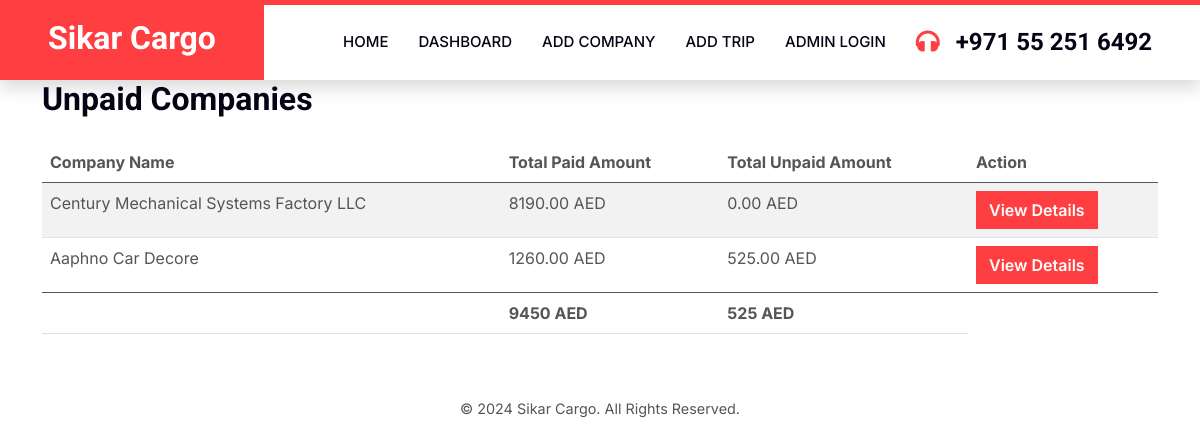
Before: /unpaid-companies/ with the older database file.
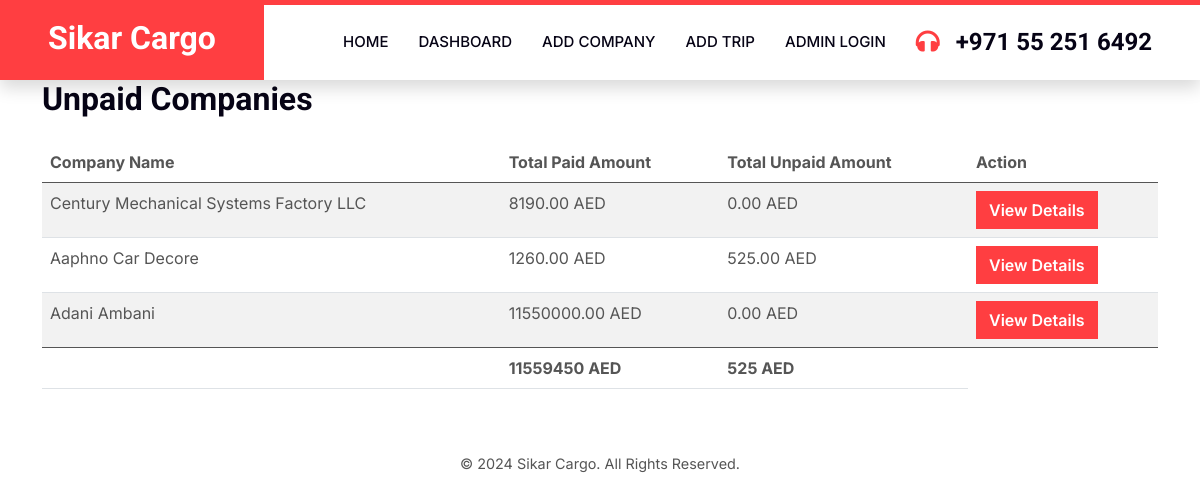
After: the same page with the newer database file.
### website/models.py (models this page shows, shortened)
class Company(models.Model):
    name = models.CharField(max_length=255)
    address = models.TextField()
    email = models.EmailField()
    phone = models.CharField(max_length=20)
    contact_person = models.CharField(max_length=25)
    paid_amount = models.DecimalField(max_digits=10, decimal_places=2, default=0)
    unpaid_amount = models.DecimalField(max_digits=10, decimal_places=2, default=0)
    po_box = models.CharField(max_length=20)

### website/views.py (the view)
# urls.py: path('unpaid-companies/', views.unpaid_companies, name='unpaid_companies'),
def unpaid_companies(request):
    companies = Company.objects.annotate(total_unpaid_amount=Sum('trip__amount', filter=Q(trip__paid=False)))
    total_paid_amount = companies.aggregate(Sum('paid_amount'))['paid_amount__sum']
    total_unpaid_amount = companies.aggregate(Sum('unpaid_amount'))['unpaid_amount__sum']
    context = {
        'companies': companies,
        'total_paid_amount': total_paid_amount,
        'total_unpaid_amount': total_unpaid_amount,
    }
    return render(request, 'unpaid_companies.html', context)

### website/templates/unpaid_companies.html (shortened to what this page needs)
{% load static %}
<!DOCTYPE html>
<html lang="en">
<head>
    <link href="https://cdnjs.cloudflare.com/ajax/libs/font-awesome/5.10.0/css/all.min.css" rel="stylesheet">
    <link href="https://cdn.jsdelivr.net/npm/bootstrap-icons@1.4.1/font/bootstrap-icons.css" rel="stylesheet">
    <link href="{% static 'lib/animate/animate.min.css' %}" rel="stylesheet">
    <link href="{% static 'lib/owlcarousel/assets/owl.carousel.min.css' %}" rel="stylesheet">
    <link href="{% static 'css/bootstrap.min.css' %}" rel="stylesheet">
    <link href="{% static 'css/style.css' %}" rel="stylesheet">
</head>
<body>
    <nav class="navbar navbar-expand-lg bg-white navbar-light shadow border-top border-5 border-primary sticky-top p-0">
        <a href="{% url 'index' %}" class="navbar-brand bg-primary d-flex align-items-center px-4 px-lg-5">
            <h2 class="mb-2 text-white">Sikar Cargo</h2>
        </a>
        <div class="collapse navbar-collapse" id="navbarCollapse">
            <div class="navbar-nav ms-auto p-4 p-lg-0">
                <a href="{% url 'index' %}" class="nav-item nav-link">Home</a>
                <a href="{% url 'dashboard' %}" class="nav-item nav-link">Dashboard</a>
                <a href="{% url 'add_company' %}" class="nav-item nav-link">Add Company</a>
                <a href="{% url 'add_trip' %}" class="nav-item nav-link">Add Trip</a>
                <a href="{% url 'admin_login' %}" class="nav-item nav-link">Admin Login</a>
            </div>
            <h4 class="m-0 pe-lg-5 d-none d-lg-block"><i class="fa fa-headphones text-primary me-3"></i>+971 55 251 6492</h4>
        </div>
    </nav>
    <div class="container">
        <h2 class="mb-4">Unpaid Companies</h2>
        <div class="table-responsive">
            <table class="table table-striped">
                <thead>
                    <tr>
                        <th>Company Name</th>
                        <th>Total Paid Amount</th>
                        <th>Total Unpaid Amount</th>
                        <th>Action</th>
                    </tr>
                </thead>
                <tbody>
                    {% for company in companies %}
                    <tr>
                        <td>{{ company.name }}</td>
                        <td>{{ company.paid_amount|default:"0.00" }} AED</td>
                        <td>{{ company.unpaid_amount|default:"0.00" }} AED</td>
                        <td><a href="{% url 'company_detail' company_id=company.id %}"><button class="btn btn-primary action-button">View Details</button></a></td>
                    </tr>
                    {% endfor %}
                </tbody>
                <tfoot>
                    <tr>
                        <td colspan="1" style="text-align: right;"><strong></strong></td>
                        <td><strong>{{ total_paid_amount|default:"0.00" }} AED</strong></td>
                        <td><strong>{{ total_unpaid_amount|default:"0.00" }} AED</strong></td>
                    </tr>
                </tfoot>
            </table>
        </div>
    </div>
    <div class="bottom-details mt-5">
        <p>&copy; 2024 Sikar Cargo. All Rights Reserved.</p>
    </div>
</body>
</html>

Changed rows visible on the page:
added Company: name "Adani Ambani", paid_amount "11550000.00", unpaid_amount "0.00"
Other visible differences:
{{ total_paid_amount|default:"0.00" }}: "9450" → "11559450"
